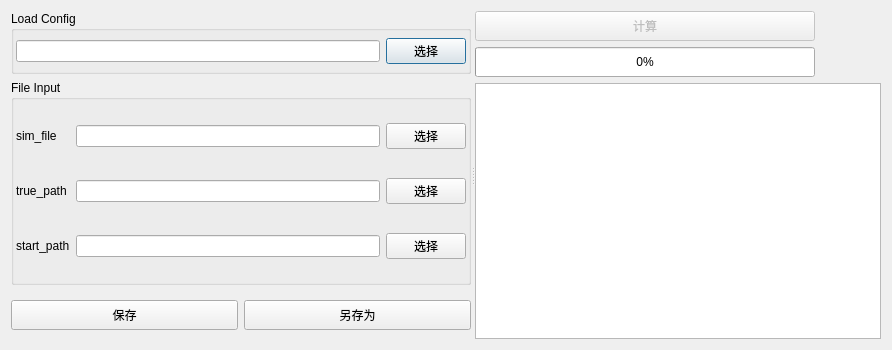
<?xml version="1.0" encoding="UTF-8"?>
<ui version="4.0">
 <class>ValidationDialog</class>
 <widget class="QDialog" name="ValidationDialog">
  <property name="geometry">
   <rect>
    <x>0</x>
    <y>0</y>
    <width>892</width>
    <height>350</height>
   </rect>
  </property>
  <property name="minimumSize">
   <size>
    <width>848</width>
    <height>350</height>
   </size>
  </property>
  <property name="windowTitle">
   <string>计算Kappa和Fom</string>
  </property>
  <layout class="QHBoxLayout" name="horizontalLayout_5">
   <item>
    <widget class="QSplitter" name="splitter">
     <property name="orientation">
      <enum>Qt::Horizontal</enum>
     </property>
     <widget class="QWidget" name="widget_2" native="true">
      <property name="minimumSize">
       <size>
        <width>460</width>
        <height>311</height>
       </size>
      </property>
      <layout class="QVBoxLayout" name="verticalLayout">
       <property name="leftMargin">
        <number>0</number>
       </property>
       <property name="topMargin">
        <number>0</number>
       </property>
       <property name="rightMargin">
        <number>0</number>
       </property>
       <property name="bottomMargin">
        <number>0</number>
       </property>
       <item>
        <widget class="QGroupBox" name="groupBox_2">
         <property name="sizePolicy">
          <sizepolicy hsizetype="Preferred" vsizetype="Fixed">
           <horstretch>0</horstretch>
           <verstretch>0</verstretch>
          </sizepolicy>
         </property>
         <property name="minimumSize">
          <size>
           <width>0</width>
           <height>63</height>
          </size>
         </property>
         <property name="maximumSize">
          <size>
           <width>16777215</width>
           <height>63</height>
          </size>
         </property>
         <property name="title">
          <string>Load Config</string>
         </property>
         <layout class="QHBoxLayout" name="horizontalLayout_3">
          <property name="leftMargin">
           <number>2</number>
          </property>
          <property name="topMargin">
           <number>0</number>
          </property>
          <property name="rightMargin">
           <number>2</number>
          </property>
          <property name="bottomMargin">
           <number>0</number>
          </property>
          <item>
           <widget class="QLineEdit" name="le_configPath"/>
          </item>
          <item>
           <widget class="QPushButton" name="btn_config">
            <property name="text">
             <string>选择</string>
            </property>
           </widget>
          </item>
         </layout>
        </widget>
       </item>
       <item>
        <widget class="QGroupBox" name="groupBox">
         <property name="title">
          <string>File Input</string>
         </property>
         <layout class="QGridLayout" name="gridLayout_2">
          <property name="leftMargin">
           <number>2</number>
          </property>
          <property name="topMargin">
           <number>0</number>
          </property>
          <property name="rightMargin">
           <number>2</number>
          </property>
          <property name="bottomMargin">
           <number>0</number>
          </property>
          <item row="1" column="1">
           <widget class="QLineEdit" name="le_truePath"/>
          </item>
          <item row="1" column="2">
           <widget class="QPushButton" name="btn_truePath">
            <property name="text">
             <string>选择</string>
            </property>
           </widget>
          </item>
          <item row="2" column="2">
           <widget class="QPushButton" name="btn_startPath">
            <property name="text">
             <string>选择</string>
            </property>
           </widget>
          </item>
          <item row="0" column="0">
           <widget class="QLabel" name="label_4">
            <property name="text">
             <string>sim_file</string>
            </property>
           </widget>
          </item>
          <item row="0" column="2">
           <widget class="QPushButton" name="btn_simPath">
            <property name="text">
             <string>选择</string>
            </property>
           </widget>
          </item>
          <item row="1" column="0">
           <widget class="QLabel" name="label_5">
            <property name="text">
             <string>true_path</string>
            </property>
           </widget>
          </item>
          <item row="2" column="1">
           <widget class="QLineEdit" name="le_startPath"/>
          </item>
          <item row="2" column="0">
           <widget class="QLabel" name="label_6">
            <property name="text">
             <string>start_path</string>
            </property>
           </widget>
          </item>
          <item row="0" column="1">
           <widget class="QLineEdit" name="le_simPath"/>
          </item>
         </layout>
        </widget>
       </item>
       <item>
        <widget class="QWidget" name="widget" native="true">
         <property name="sizePolicy">
          <sizepolicy hsizetype="Preferred" vsizetype="Fixed">
           <horstretch>0</horstretch>
           <verstretch>0</verstretch>
          </sizepolicy>
         </property>
         <property name="minimumSize">
          <size>
           <width>0</width>
           <height>48</height>
          </size>
         </property>
         <property name="maximumSize">
          <size>
           <width>16777215</width>
           <height>48</height>
          </size>
         </property>
         <layout class="QHBoxLayout" name="horizontalLayout_4">
          <property name="leftMargin">
           <number>0</number>
          </property>
          <property name="topMargin">
           <number>0</number>
          </property>
          <property name="rightMargin">
           <number>0</number>
          </property>
          <property name="bottomMargin">
           <number>0</number>
          </property>
          <item>
           <widget class="QPushButton" name="btn_saveConfig">
            <property name="minimumSize">
             <size>
              <width>0</width>
              <height>30</height>
             </size>
            </property>
            <property name="maximumSize">
             <size>
              <width>16777215</width>
              <height>30</height>
             </size>
            </property>
            <property name="text">
             <string>保存</string>
            </property>
           </widget>
          </item>
          <item>
           <widget class="QPushButton" name="btn_saveOther">
            <property name="minimumSize">
             <size>
              <width>0</width>
              <height>30</height>
             </size>
            </property>
            <property name="maximumSize">
             <size>
              <width>16777215</width>
              <height>30</height>
             </size>
            </property>
            <property name="text">
             <string>另存为</string>
            </property>
           </widget>
          </item>
         </layout>
        </widget>
       </item>
      </layout>
     </widget>
     <widget class="QWidget" name="widget_3" native="true">
      <layout class="QVBoxLayout" name="verticalLayout_3">
       <item>
        <widget class="QWidget" name="widget_5" native="true">
         <layout class="QHBoxLayout" name="horizontalLayout_6">
          <property name="leftMargin">
           <number>0</number>
          </property>
          <property name="topMargin">
           <number>0</number>
          </property>
          <property name="rightMargin">
           <number>0</number>
          </property>
          <property name="bottomMargin">
           <number>0</number>
          </property>
          <item>
           <widget class="QWidget" name="widget_4" native="true">
            <layout class="QVBoxLayout" name="verticalLayout_2">
             <property name="leftMargin">
              <number>0</number>
             </property>
             <property name="topMargin">
              <number>0</number>
             </property>
             <property name="rightMargin">
              <number>0</number>
             </property>
             <property name="bottomMargin">
              <number>0</number>
             </property>
             <item>
              <widget class="QPushButton" name="btn_cal">
               <property name="enabled">
                <bool>false</bool>
               </property>
               <property name="minimumSize">
                <size>
                 <width>0</width>
                 <height>30</height>
                </size>
               </property>
               <property name="maximumSize">
                <size>
                 <width>16777215</width>
                 <height>30</height>
                </size>
               </property>
               <property name="text">
                <string>计算</string>
               </property>
              </widget>
             </item>
             <item>
              <widget class="QProgressBar" name="pgb_process">
               <property name="minimumSize">
                <size>
                 <width>0</width>
                 <height>30</height>
                </size>
               </property>
               <property name="maximumSize">
                <size>
                 <width>16777215</width>
                 <height>30</height>
                </size>
               </property>
               <property name="value">
                <number>0</number>
               </property>
              </widget>
             </item>
            </layout>
           </widget>
          </item>
          <item>
           <widget class="Loading" name="w_loading" native="true">
            <property name="sizePolicy">
             <sizepolicy hsizetype="Preferred" vsizetype="Fixed">
              <horstretch>0</horstretch>
              <verstretch>0</verstretch>
             </sizepolicy>
            </property>
            <property name="minimumSize">
             <size>
              <width>60</width>
              <height>60</height>
             </size>
            </property>
            <property name="maximumSize">
             <size>
              <width>60</width>
              <height>60</height>
             </size>
            </property>
           </widget>
          </item>
         </layout>
        </widget>
       </item>
       <item>
        <widget class="QTextEdit" name="te_res"/>
       </item>
      </layout>
     </widget>
    </widget>
   </item>
  </layout>
 </widget>
 <customwidgets>
  <customwidget>
   <class>Loading</class>
   <extends>QWidget</extends>
   <header location="global">customWidget/Loading/Loading.h</header>
   <container>1</container>
  </customwidget>
 </customwidgets>
 <resources/>
 <connections/>
</ui>
